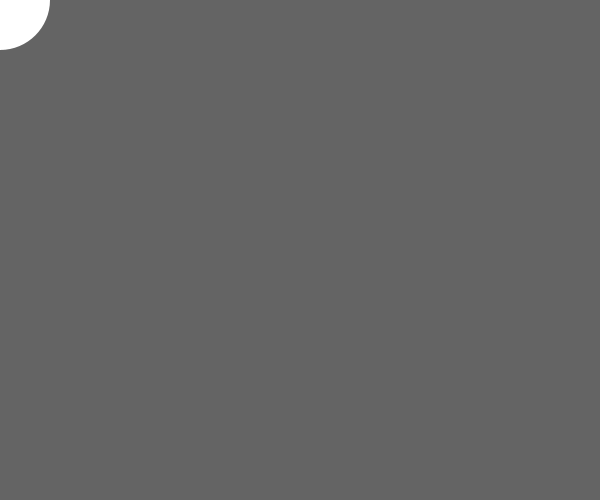
Frame 1 (no input)
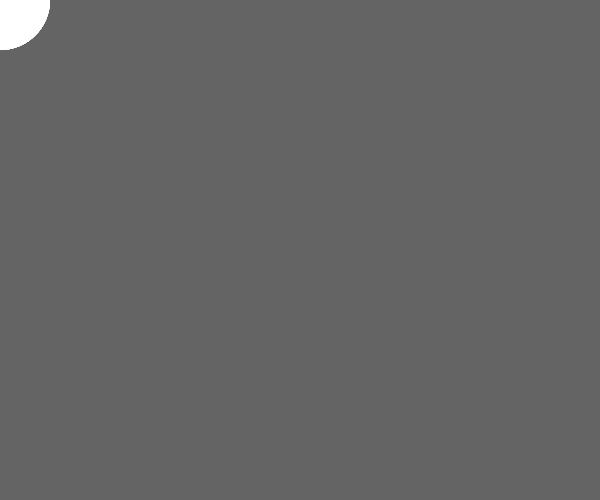
Frame 60 (the mouse pressed at the canvas centre just before this capture)
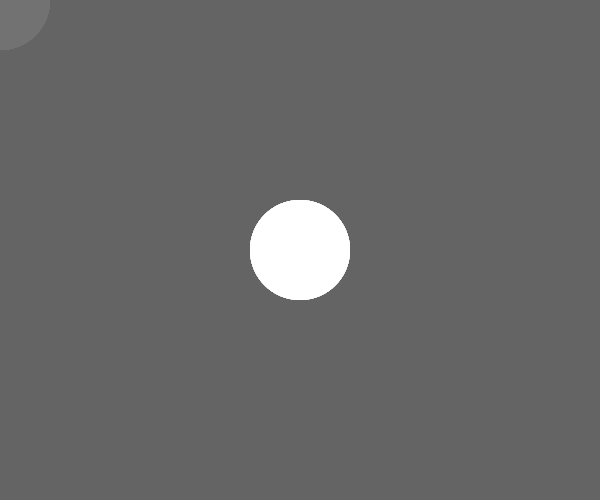
Frame 120 (the mouse held since frame 60 and released just before this capture)

The Processing sketch that drew these frames (run headless with seeded random() and noise(); from frame 60 on, the mouse is pressed at the canvas centre):

// Processing sketch: processing_basics
// ── processing_basics.pde
// https://www.processing.org/reference/

void setup() {
  // once!
  size( 600, 500 ); // w, h
  background(100);
}

void draw() {
  // loop!
  //background(100, 100); // X! (while p5.js O!)
  fill(100, 10);
  noStroke();
  // noFill();
  rect(0, 0, width, height); // rect
  
  
  fill(255); // white
  //stroke(255, 0, 0); // red
  noStroke();
  ellipse( mouseX, mouseY, 100, 100 ); // (x,y, w, h);
}

// PINK
// Environment Variables!!! provided by Processing

// COLOR
// (w)
// (w, a) alpha = opacity, transparency
// (r, g, b) 
// (r, g, b, a)
// range: 0 - 255 = 8 switches! 11111111


// Raster vs. Vector
// https://vector-conversions.com/vectorizing/raster_vs_vector.html
